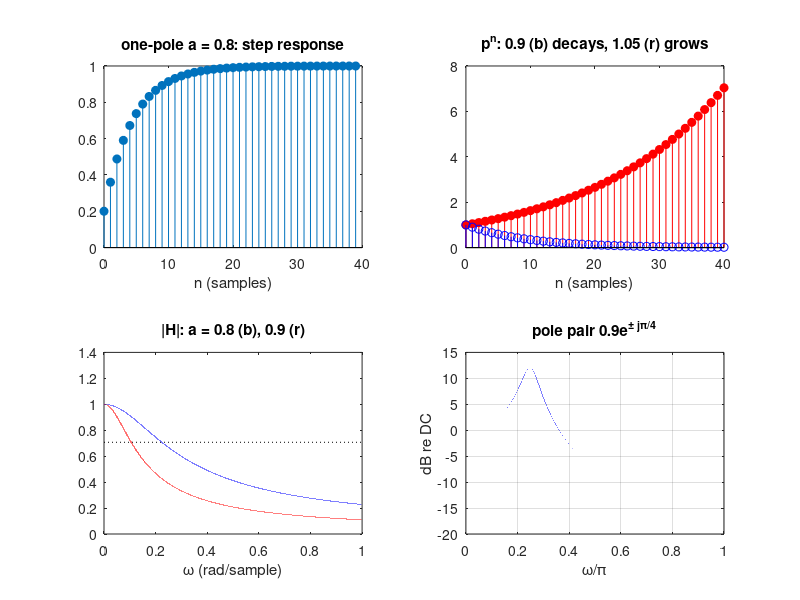

Source code (MATLAB):
%% m03_difference_equations.m
% Purpose : run the three basic recursions (moving average, first
%           difference, one-pole smoother) by explicit loops and with
%           filter, print the by-hand samples, and check the standard
%           numbers: -3 dB points, group delay, noise variance gain,
%           moving-average sidelobes, instability, pole-pair geometry.
% Change  : a (one-pole coefficient), L (moving-average length).
% Expect  : step response 0.2 0.36 0.488 0.5904 0.67232; a = 0.9: -3 dB at
%           0.1055 rad/sample, group delay 9.00 samples at DC, noise gain
%           0.0526; a = 1.05 doubles every 14.21 samples; the pole pair
%           0.9 exp(+-j pi/4) peaks 12.04 dB above DC.
clear; close all; rng(1);

%% One-pole smoother y(n) = a y(n-1) + (1-a) x(n), by loop and by filter
a = 0.8; N = 40;
x = ones(1, N);                              % step input
y = zeros(1, N); yprev = 0;
for n = 1:N
    y(n) = a * yprev + (1 - a) * x(n);
    yprev = y(n);
end
yf = filter(1 - a, [1 -a], x);
fprintf('one-pole a = 0.8, step response y(0..5): %s\n', mat2str(round(y(1:6)*1e5)/1e5));
fprintf('  closed form 1 - a^(n+1)            : %s\n', mat2str(round((1 - a.^(1:6))*1e5)/1e5));
fprintf('  loop vs filter max diff: %.1e; time constant -1/ln(a) = %.2f samples\n', max(abs(y - yf)), -1/log(a));
hi = filter(0.5, [1 -0.5], [1 zeros(1, 5)]);
fprintf('one-pole a = 0.5, impulse response: %s\n', mat2str(hi));

%% Moving average and first difference, by loop and by filter
xr = [zeros(1,3) ones(1,4) zeros(1,4)];      % a rect
ma = zeros(size(xr)); fd = zeros(size(xr));
xa = @(k) (k >= 1) * xr(max(k, 1));          % x with zeros before the start
for n = 1:numel(xr)
    ma(n) = (xa(n) + xa(n-1) + xa(n-2)) / 3;
    fd(n) = xa(n) - xa(n-1);
end
fprintf('rect                 : %s\n', mat2str(xr));
fprintf('3-pt average (loop)  : %s\n', mat2str(round(ma*1e4)/1e4));
fprintf('3-pt average (filter): %s\n', mat2str(round(filter(ones(1,3)/3, 1, xr)*1e4)/1e4));
fprintf('first difference     : %s  (edges only)\n', mat2str(fd));
fprintf('conv([1 -1], [1 1 1 1]) = %s\n', mat2str(conv([1 -1], [1 1 1 1])));

%% Standard numbers for the one-pole smoother
wg = linspace(0, pi, 200001);
for a = [0.8 0.9]
    H = (1 - a) ./ (1 - a * exp(-1j * wg));
    w3 = acos(1 - (1 - a)^2 / (2 * a));          % closed form
    [~, i3] = min(abs(abs(H) - 1/sqrt(2)));      % numerical check
    ph = unwrap(angle(H)); gd0 = -(ph(2) - ph(1)) / (wg(2) - wg(1));
    hh = (1 - a) * a.^(0:2000);
    fprintf('a = %.1f: -3 dB at %.4f (grid %.4f) rad/sample; |H(pi)| = %.4f (%.1f dB); gd(0) = %.2f = a/(1-a) = %.2f\n', ...
            a, w3, wg(i3), abs(H(end)), 20*log10(abs(H(end))), gd0, a/(1-a));
    fprintf('        noise variance gain sum(h^2) = %.4f = (1-a)/(1+a) = %.4f; tau = %.2f samples\n', ...
            sum(hh.^2), (1-a)/(1+a), -1/log(a));
end

%% Moving-average sidelobes and the first-difference approximation
for L = [3 5 8]
    Hm = abs(sin(L*wg/2) ./ (L*sin(wg/2))); Hm(1) = 1;
    fprintf('L = %d moving average: first sidelobe %.2f dB, -3 dB at %.3f rad/sample\n', ...
            L, 20*log10(max(Hm(wg > 2*pi/L))), wg(find(Hm < 1/sqrt(2), 1)));
end
fprintf('first difference at w = pi/2: |H| = %.4f, angle = %.1f deg, 2 sin(w/2)/w = %.3f\n', ...
        abs(1 - exp(-1j*pi/2)), angle(1 - exp(-1j*pi/2))*180/pi, 2*sin(pi/4)/(pi/2));

%% Instability: pole at 1.05
hu = filter(1, [1 -1.05], [1 zeros(1, 40)]);
fprintf('a = 1.05: h(40) = %.2f, doubling time ln2/ln1.05 = %.2f samples\n', hu(41), log(2)/log(1.05));

%% Pole pair 0.9 exp(+-j pi/4): |H| from distances
p = 0.9 * exp(1j*pi/4);
A = real(poly([p conj(p)]));                     % [1, -2 r cos(theta), r^2]
Hp = 1 ./ polyval(A, exp(1j*wg)) .* exp(1j*wg).^2;   % H(z) = 1/(1 + a1 z^-1 + a2 z^-2)
e = exp(1j*pi/4);
fprintf('pole pair: distances at w = pi/4: %.3f, %.3f -> |H| = %.3f; at DC: %.3f -> |H| = %.3f\n', ...
        abs(e - p), abs(e - conj(p)), 1/(abs(e-p)*abs(e-conj(p))), abs(1-p), 1/abs(1-p)^2);
[pk, ip] = max(abs(Hp));
fprintf('  peak %.3f at w = %.3f pi, %.2f dB above DC; sum|h| = %.2f\n', pk, wg(ip)/pi, 20*log10(pk/abs(Hp(1))), ...
        sum(abs(filter(1, A, [1 zeros(1, 2000)]))));

%% Figures
figure('Name', 'Difference equations');
subplot(2,2,1); stem(0:39, yf, 'filled'); xlabel('n (samples)'); title('one-pole a = 0.8: step response');
subplot(2,2,2); stem(0:40, hu, 'r', 'filled'); hold on; stem(0:40, 0.9.^(0:40), 'b'); hold off;
xlabel('n (samples)'); title('p^n: 0.9 (b) decays, 1.05 (r) grows');
subplot(2,2,3);
H8 = 0.2 ./ (1 - 0.8*exp(-1j*wg)); H9 = 0.1 ./ (1 - 0.9*exp(-1j*wg));
plot(wg, abs(H8), 'b', wg, abs(H9), 'r', [0 pi], [1 1]/sqrt(2), 'k:'); xlim([0 1]);
xlabel('\omega (rad/sample)'); title('|H|: a = 0.8 (b), 0.9 (r)');
subplot(2,2,4); plot(wg/pi, 20*log10(abs(Hp)/abs(Hp(1)))); grid on;
xlabel('\omega/\pi'); ylabel('dB re DC'); title('pole pair 0.9e^{\pm j\pi/4}');
